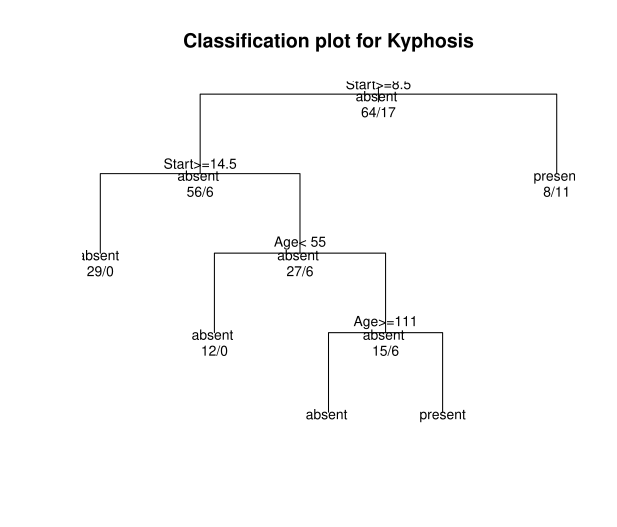

Recreate this plot in R.
#Author: Ricardo Barnes, Date: 09/23/2025; Purpose: Test decision trees in R


#install pakage
install.packages("rpart")

library(rpart)


#load dummy data
kyphosis<-kyphosis

kyphosis

#results
     Kyphosis Age Number Start
1    absent  71      3     5
2    absent 158      3    14
3   present 128      4     5
4    absent   2      5     1
5    absent   1      4    15
6    absent   1      2    16
7    absent  61      2    17
8    absent  37      3    16
9    absent 113      2    16
10  present  59      6    12
11  present  82      5    14
12   absent 148      3    16
13   absent  18      5     2
14   absent   1      4    12
15   absent 168      3    18
16   absent   1      3    16
17   absent  78      6    15
18   absent 175      5    13
19   absent  80      5    16
20   absent  27      4     9
21   absent  22      2    16
22  present 105      6     5
23  present  96      3    12
24   absent 131      2     3
25  present  15      7     2
26   absent   9      5    13
27   absent   8      3     6
28   absent 100      3    14
29   absent   4      3    16
30   absent 151      2    16
31   absent  31      3    16
32   absent 125      2    11
33   absent 130      5    13
34   absent 112      3    16
35   absent 140      5    11
36   absent  93      3    16
37   absent   1      3     9
38  present  52      5     6
39   absent  20      6     9
40  present  91      5    12
41  present  73      5     1
42   absent  35      3    13
43   absent 143      9     3
44   absent  61      4     1
45   absent  97      3    16
46  present 139      3    10
47   absent 136      4    15
48   absent 131      5    13
49  present 121      3     3
50   absent 177      2    14
51   absent  68      5    10
52   absent   9      2    17
53  present 139     10     6
54   absent   2      2    17
55   absent 140      4    15
56   absent  72      5    15
57   absent   2      3    13
58  present 120      5     8
59   absent  51      7     9
60   absent 102      3    13
61  present 130      4     1
62  present 114      7     8
63   absent  81      4     1
64   absent 118      3    16
65   absent 118      4    16
66   absent  17      4    10
67   absent 195      2    17
68   absent 159      4    13
69   absent  18      4    11
70   absent  15      5    16
71   absent 158      5    14
72   absent 127      4    12
73   absent  87      4    16
74   absent 206      4    10
75   absent  11      3    15
76   absent 178      4    15
77  present 157      3    13
78   absent  26      7    13
79   absent 120      2    13
80  present  42      7     6
81   absent  36      4    13


#create a decision tree
fit<-rpart(Kyphosis~Age+Number+Start,method="class", data=kyphosis)
fit

#plot result
> plot(fit, main="Classification plot for Kyphosis", uniform=TRUE)
> text(fit, use.n=TRUE, all=TRUE,cex=.8)

  
  
